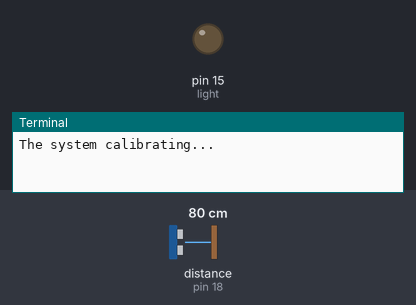
The program below on a simulated Raspberry Pi (header pin numbers). Shown: output pins drawn as LEDs (lit = HIGH), the last lines printed to the terminal. The inputs (shaded band) are chosen by the test bench; at power-on: distance to the obstacle (sensor on pin 18) 80 cm. The echo pulse lasts 58.3 µs per cm; the clock reads 2024-03-15 10:24:30 at power-on unless the program sets it; pins used as bus, display or sensor lines are not drawn.

Above: at 0.1 s.
At 1.2 s:
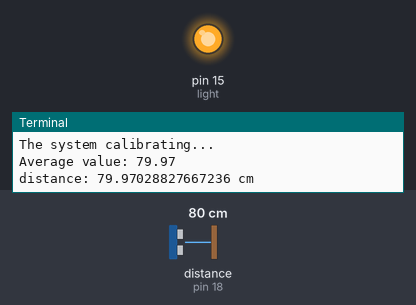
Timing chart, 0 to 2.7 s (numbered marks = the images above):
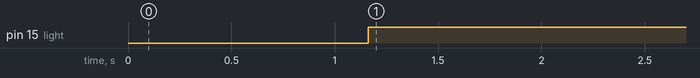

The program:

keep_social_distance.py
```python
import time
import RPi.GPIO as GPIO
import pigpio

pi = pigpio.pi()
GPIO.setmode(GPIO.BOARD)
trig = 16
echo = 18
light = 15
GPIO.setup(trig, GPIO.OUT)
GPIO.setup(echo, GPIO.IN)
GPIO.setup(light, GPIO.OUT)


def calc_distance():
    GPIO.output(trig, GPIO.LOW)
    time.sleep(0.05)
    GPIO.output(trig, GPIO.HIGH)
    time.sleep(0.00001)
    GPIO.output(trig, GPIO.LOW)

    start = time.time()
    stop = time.time()

    while GPIO.input(echo) == 0:
        start = time.time()

    while GPIO.input(echo) == 1:
        stop = time.time()

    duration = stop - start

    distance = 34300 / 2 * duration

    # if distance < 3400:
    # print("Distance = %.2f" % distance)
    return distance


print('The system calibrating...')
i = 0
val = 0
while i < 20:
    val = val + calc_distance()
    i = i + 1
    # print(i)
val = val / 20.
print('Average value: %.2f' % val)

try:
    while True:
        dist = calc_distance()
        print('distance: {} cm'.format(dist))
        if dist < 100:
            GPIO.output(light, True)
        else:
            GPIO.output(light, False)
        time.sleep(2)
finally:
    GPIO.cleanup()
```

Measured:
- by itself, pin 15 (light): LOW → HIGH at 1.2 s
